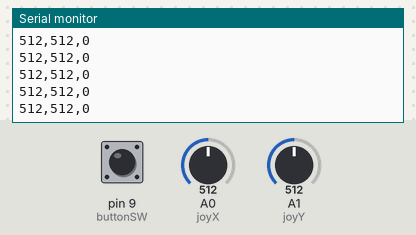
A sketch run on a simulated Arduino Uno, built with avr-gcc and run on an emulated ATmega328P. On the bench: the last lines printed to the serial monitor. The inputs (shaded band) are chosen by the test bench; at power-on: A0 (joyX) = 512, A1 (joyY) = 512, pin 9 (buttonSW) HIGH.

Above: at 1.2 s.
1.3 s: A0 (joyX) set to 716
At 1.31 s:
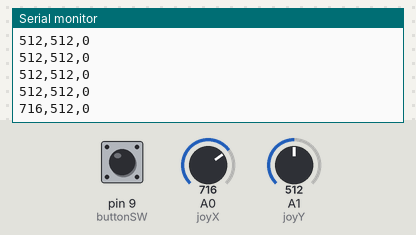
2.8 s: A1 (joyY) set to 716
At 2.82 s:
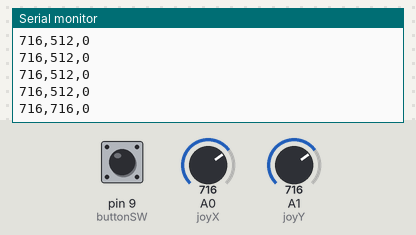
4.3 s: pin 9 (buttonSW) pulled LOW for 0.15 s
At 4.33 s:
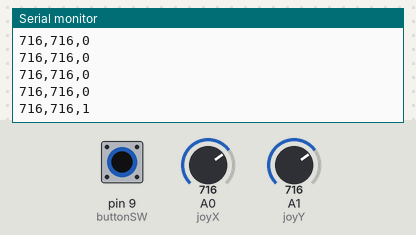
5.9 s: A0 (joyX) set to 900
At 5.94 s:
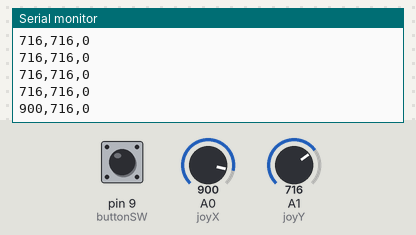
7.4 s: pin 9 (buttonSW) pulled LOW for 1 s
At 7.45 s:
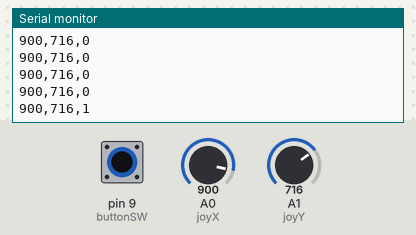
9.9 s: A1 (joyY) set to 0
At 9.97 s:
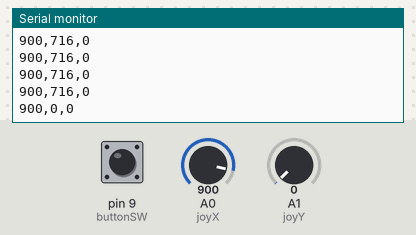
Timing chart, 0 to 12.9 s (numbered marks = the images above; inputs shaded):
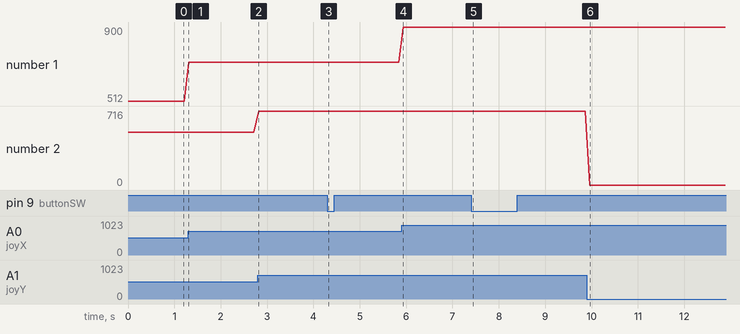

Measured:
- after the input at 1.3 s, the serial monitor: prints a new line at once (image 1)
- after the input at 2.8 s, the serial monitor: prints a new line at once (image 2)
- after the input at 4.3 s, the serial monitor: prints a new line at once (image 3)
- after the input at 5.9 s, the serial monitor: prints a new line at once (image 4)
- after the input at 7.4 s, the serial monitor: prints a new line after 0.05 s (image 5)
- after the input at 9.9 s, the serial monitor: prints a new line after 0.06 s (image 6)
- plotted number 1: 512 → 716 after the input at 1.3 s, 716 → 900 after the input at 5.9 s

The sketch:

joystick_python.ino
```cpp
const int joyX = A0;  // Pin del eje X del joystick
const int joyY = A1;  // Pin del eje Y del joystick
const int buttonSW = 9;  // Pin del botón SW del joystick

void setup() {
  Serial.begin(9600);  // Inicializa la comunicación serial
  pinMode(buttonSW, INPUT_PULLUP);  // Configura el botón SW como entrada con resistencia de pull-up
}

void loop() {
  int xValue = analogRead(joyX);  // Lee el valor del eje X
  int yValue = analogRead(joyY);  // Lee el valor del eje Y
  int buttonState = digitalRead(buttonSW);  // Lee el estado del botón SW

  // Envía los valores al puerto serie
  Serial.print(xValue);
  Serial.print(",");
  Serial.print(yValue);
  Serial.print(",");
  Serial.println(buttonState == LOW ? 1 : 0);  // Envía 1 si el botón está presionado, 0 si no
  delay(100);  // Espera 100 ms antes de la próxima lectura
}
```
